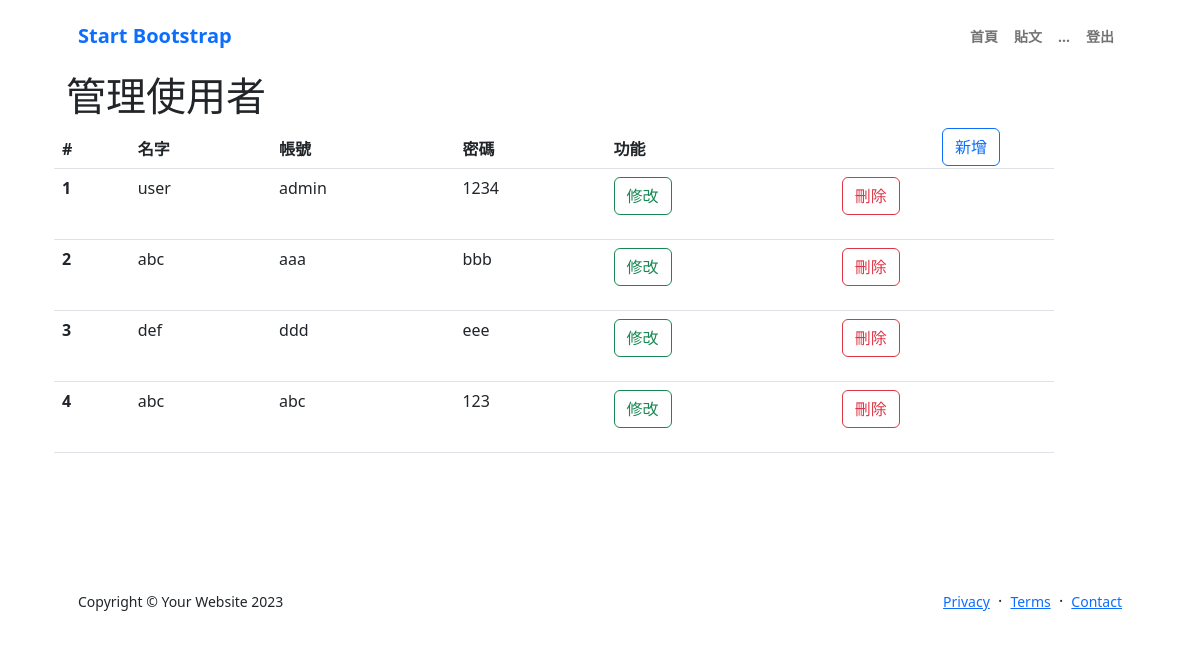
/users, run on an earlier commit of the app's database.
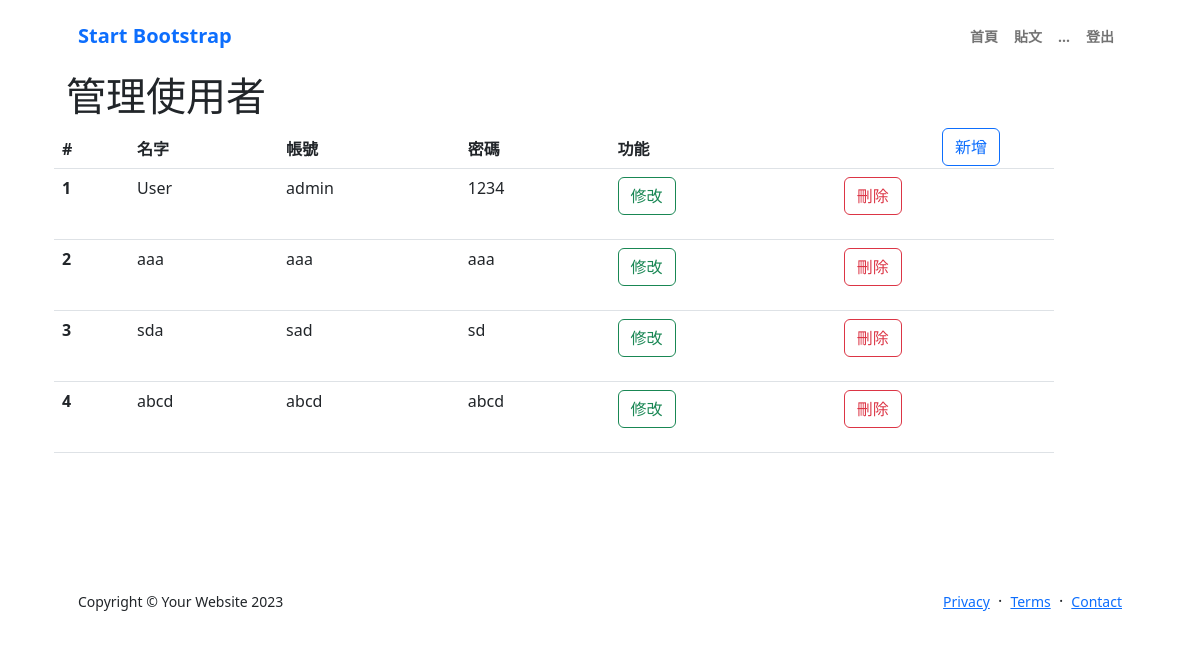
And on a later commit of the database.
### tables this page shows
CREATE TABLE Users (id Integer primary key autoincrement,name nvbarchar(20), account nvbarchar(40), password nvbarchar(40));

### app.py (the view)
@app.route("/users")
def users():
    with get_db() as cur:
        cur.row_factory = sql.Row
        cur = cur.cursor()
        cur.execute('select * from Users')
        data = cur.fetchall()
        cur.close()
    return render_template("users.html", data=data)

### app.py (called while the page is built)
def get_db():
    db = getattr(g, '_database', None)
    if db is None:
        db = g._database = sql.connect(DATABASE)
    return db

@app.teardown_appcontext
def close_connection(exception):
    db = getattr(g, '_database', None)
    if db is not None:
        db.close()

### templates/users.html (shortened to what this page needs)
{% extends 'layout/back.html'%}
{% block main %}
<div class="row">
  <div class="col">
    <h1 class="mt-4">管理使用者</h1>
  </div>
  <div class="col-1 mt-auto">
    <button type="button" class="btn btn-outline-primary" data-bs-toggle="modal" data-bs-target="#create"
      style='right: 200px; position: absolute;'>
      新增
    </button>
  </div>
</div>
<table class="table" style="width: 1000px;">
  <thead>
    <tr>
      <th scope="col">#</th>
      <th scope="col">名字</th>
      <th scope="col">帳號</th>
      <th scope="col">密碼</th>
      <th scope="col">功能</th>
    </tr>
  </thead>
  <tbody>
    {% for i in range(data|length) %}
    <tr>
      <th scope="row">{{ i+1 }}</th>
      <td>{{ data[i].name }}</td>
      <td>{{ data[i].account }}</td>
      <td>{{ data[i].password }}</td>
      <td>
        <div class='row'>
          <div class='col'>
            <a type="button" class="btn btn-outline-success" href="/edit/{{ data[i].id }}">修改</a>
          </div>
          <div class='col'>
            <form action='/deleteuser/{{ data[i].id }}' method='post'>
              <button class="btn btn-outline-danger"
                onclick="if(confirm('您確定要刪除嗎？')) return true;else return false">刪除</button>
            </form>
          </div>
        </div>
      </td>
    </tr>
    {% endfor %}
  </tbody>
</table>
{% endblock main %}

### templates/layout/back.html (shortened to what this page needs)
<html lang="en">
<head>
    <link href="/static/css/styles.css" rel="stylesheet" />
</head>
<body class="d-flex flex-column h-100">
    <main class="flex-shrink-0">
        <nav class="navbar fixed-top navbar-expand-lg navbar-light bg-white py-3">
            <div class="container px-5">
                <a class="navbar-brand" href="/index"><span class="fw-bolder text-primary">Start Bootstrap</span></a>
                <div class="collapse navbar-collapse" id="navbarSupportedContent">
                    <ul class="navbar-nav ms-auto mb-2 mb-lg-0 small fw-bolder">
                        <li class="nav-item"><a class="nav-link" href="/home">首頁</a></li>
                        <li class="nav-item"><a class="nav-link" href="add.html">貼文</a></li>
                        <li class="nav-item"><a class="nav-link" href="quotation.html">...</a></li>
                        <li class="nav-item"><a class="nav-link" href="/logout">登出</a></li>
                    </ul>
                </div>
            </div>
        </nav>
        <header class="py-5">
            <div class="container px-5 pb-5">
                <div class="row gx-5 align-items-center">
                    {% block main %}
                    {% endblock main %}
                </div>
            </div>
        </header>
        <footer class="bg-white py-4 mt-auto">
            <div class="container px-5">
                <div class="row align-items-center justify-content-between flex-column flex-sm-row">
                    <div class="col-auto">
                        <div class="small m-0">Copyright &copy; Your Website 2023</div>
                    </div>
                    <div class="col-auto">
                        <a class="small" href="#!">Privacy</a>
                        <span class="mx-1">&middot;</span>
                        <a class="small" href="#!">Terms</a>
                        <span class="mx-1">&middot;</span>
                        <a class="small" href="#!">Contact</a>
                    </div>
                </div>
            </div>
        </footer>
</body>
</html>

What changed in the data, as far as the page shows it:
removed Users: name "user", account "admin", password "1234"
removed Users: name "abc", account "aaa", password "bbb"
removed Users: name "def", account "ddd", password "eee"
removed Users: name "abc", account "abc", password "123"
added Users: name "User", account "admin", password "1234"
added Users: name "aaa", account "aaa", password "aaa"
added Users: name "sda", account "sad", password "sd"
added Users: name "abcd", account "abcd", password "abcd"
Also different on the page:
new list line: "2 修改 刪除"
new list line: "3 修改 刪除"
new list line: "4 修改 刪除"
list line gone: "2 修改 刪除"
list line gone: "3 修改 刪除"
list line gone: "4 修改 刪除"
